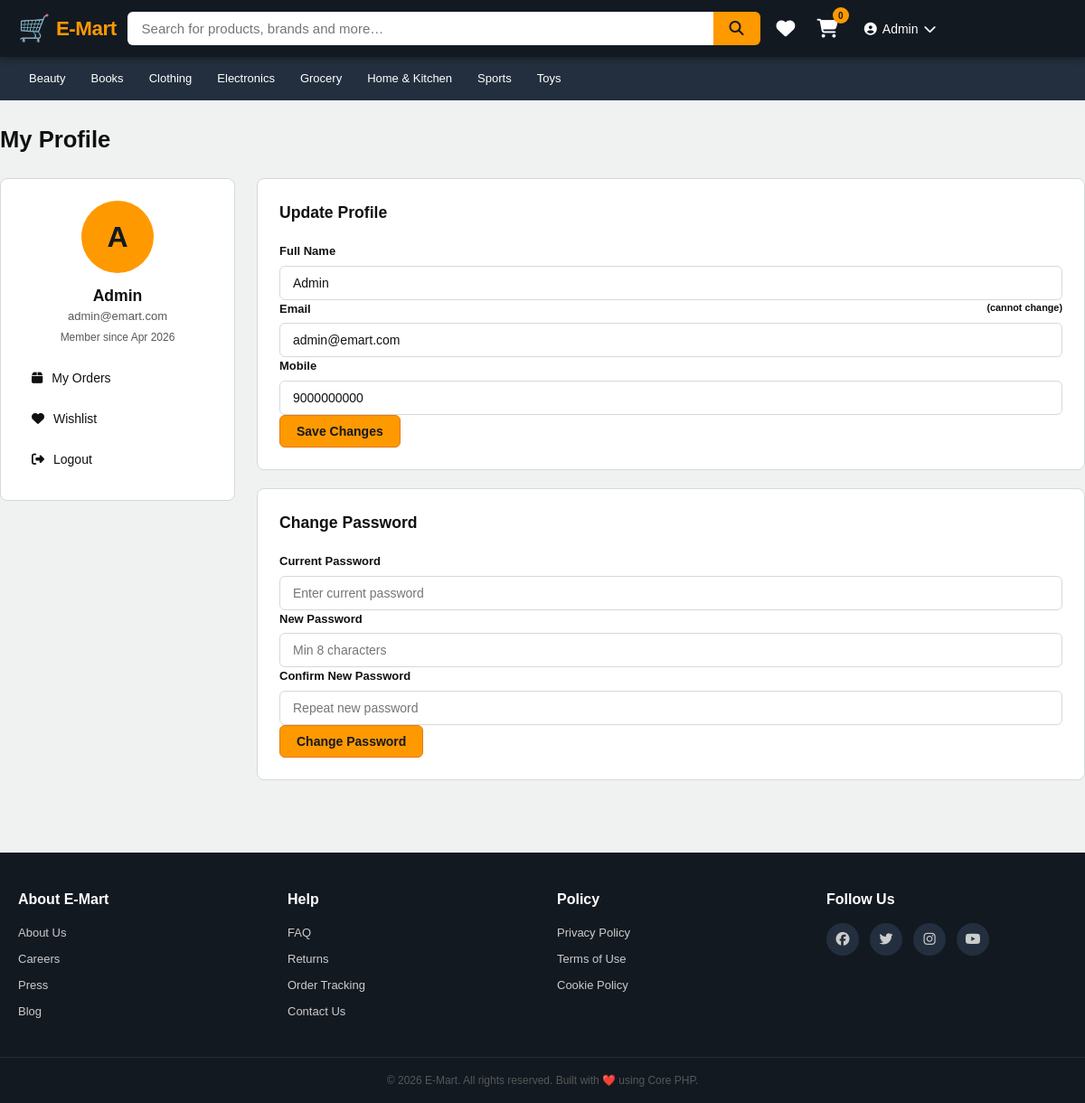
Screenshot of /user/profile.php (signed in) with the database file from the repository.
### tables this page shows
CREATE TABLE IF NOT EXISTS categories (
    id            INT AUTO_INCREMENT PRIMARY KEY,
    category_name VARCHAR(100) NOT NULL UNIQUE
);

CREATE TABLE IF NOT EXISTS users (
    id          INT AUTO_INCREMENT PRIMARY KEY,
    username    VARCHAR(100)        NOT NULL,
    email       VARCHAR(150)        NOT NULL UNIQUE,
    mobile      VARCHAR(15)         NOT NULL,
    password    VARCHAR(255)        NOT NULL,        
    role        ENUM('user','admin') DEFAULT 'user',
    otp         VARCHAR(10)         DEFAULT NULL,    
    otp_expiry  DATETIME            DEFAULT NULL,
    created_at  TIMESTAMP           DEFAULT CURRENT_TIMESTAMP
);

### includes/connection.php (called while the page is built, shortened)
<?php
function sanitize($data) {
    return htmlspecialchars(strip_tags(trim($data)), ENT_QUOTES, 'UTF-8');
}
function isLoggedIn() {
    return isset($_SESSION['user_id']);
}
function getCartCount($conn) {
    $uid  = $_SESSION['user_id'];
    $stmt = $conn->prepare("SELECT SUM(quantity) as total FROM cart WHERE user_id = ?");
    $stmt->bind_param("i", $uid);
    $stmt->execute();
    $res = $stmt->get_result()->fetch_assoc();
    return $res['total'] ?? 0;
}

### user/profile.php (the view, shortened to what this page needs)
<?php
require_once '../includes/connection.php';
$userId = (int)$_SESSION['user_id'];
$stmt = $conn->prepare("SELECT * FROM users WHERE id=? LIMIT 1");
$stmt->bind_param("i", $userId);
$stmt->execute();
$profile = $stmt->get_result()->fetch_assoc();
include '../includes/header.php';
?>
<div class="container profile-page">
    <h1 class="page-title">My Profile</h1>
    <div class="profile-layout">
        <div class="profile-sidebar">
            <div class="profile-avatar">
                <?= strtoupper(substr($profile['username'], 0, 1)) ?>
            </div>
            <div class="profile-name"><?= sanitize($profile['username']) ?></div>
            <div class="profile-email"><?= sanitize($profile['email']) ?></div>
            <div class="profile-member">
                Member since <?= date('M Y', strtotime($profile['created_at'])) ?>
            </div>
            <div class="profile-links">
                <a href="orders.php"><i class="fas fa-box"></i> My Orders</a>
                <a href="wishlist.php"><i class="fas fa-heart"></i> Wishlist</a>
                <a href="logout.php"><i class="fas fa-sign-out-alt"></i> Logout</a>
            </div>
        </div>
        <div class="profile-forms">
            <div class="profile-card">
                <h3>Update Profile</h3>
                <form method="POST">
                    <div class="form-group">
                        <label>Full Name</label>
                        <input type="text" name="username" required
                               value="<?= sanitize($profile['username']) ?>">
                    </div>
                    <div class="form-group">
                        <label>Email <small>(cannot change)</small></label>
                        <input type="email" value="<?= sanitize($profile['email']) ?>" disabled>
                    </div>
                    <div class="form-group">
                        <label>Mobile</label>
                        <input type="tel" name="mobile" maxlength="10" required
                               value="<?= sanitize($profile['mobile']) ?>">
                    </div>
                    <button type="submit" name="update_profile" class="btn btn-primary">
                        Save Changes
                    </button>
                </form>
            </div>
            <div class="profile-card">
                <h3>Change Password</h3>
                <form method="POST">
                    <div class="form-group">
                        <label>Current Password</label>
                        <input type="password" name="current_password" required
                               placeholder="Enter current password">
                    </div>
                    <div class="form-group">
                        <label>New Password</label>
                        <input type="password" name="new_password" required
                               placeholder="Min 8 characters">
                    </div>
                    <div class="form-group">
                        <label>Confirm New Password</label>
                        <input type="password" name="confirm_password" required
                               placeholder="Repeat new password">
                    </div>
                    <button type="submit" name="change_password" class="btn btn-primary">
                        Change Password
                    </button>
                </form>
            </div>
        </div>
    </div>
</div>
<?php include '../includes/footer.php'; ?>

### includes/header.php (shortened to what this page needs)
<?php
require_once __DIR__ . '/connection.php';
$cartCount = getCartCount($conn);
?>
<!DOCTYPE html>
<html lang="en">
<head>
    <link rel="stylesheet" href="<?= BASE_URL ?>assets/css/style.css">
    <link rel="stylesheet" href="https://cdnjs.cloudflare.com/ajax/libs/font-awesome/6.5.0/css/all.min.css">
</head>
<body>
<nav class="navbar">
    <div class="nav-brand">
        <a href="<?= BASE_URL ?>index.php">
            <span class="brand-logo">🛒</span>
            <span class="brand-name">E-Mart</span>
        </a>
    </div>
    <div class="search-wrapper">
        <input type="text" id="searchInput" placeholder="Search for products, brands and more…"
               autocomplete="off">
        <button class="search-btn"><i class="fas fa-search"></i></button>
    </div>
    <div class="nav-links">
        <?php if (isLoggedIn()): ?>
            <a href="<?= BASE_URL ?>user/wishlist.php" class="nav-icon" title="Wishlist">
                <i class="fas fa-heart"></i>
            </a>
            <a href="<?= BASE_URL ?>user/cart.php" class="nav-icon cart-icon" title="Cart">
                <i class="fas fa-shopping-cart"></i>
                <span class="cart-badge" id="cartBadge"><?= $cartCount ?></span>
            </a>
            <div class="nav-dropdown">
                <button class="nav-user-btn">
                    <i class="fas fa-user-circle"></i>
                    <?= sanitize($_SESSION['username']) ?>
                    <i class="fas fa-chevron-down"></i>
                </button>
            </div>
        <?php else: ?>
            <a href="<?= BASE_URL ?>user/login.php" class="btn btn-outline">Login</a>
            <a href="<?= BASE_URL ?>user/register.php" class="btn btn-primary">Sign Up</a>
        <?php endif; ?>
    </div>
</nav>
<div class="category-bar">
    <?php
    $cats = $conn->query("SELECT * FROM categories LIMIT 8");
    while ($c = $cats->fetch_assoc()):
    ?>
        <a href="<?= BASE_URL ?>index.php?category=<?= $c['id'] ?>"
           class="cat-link"><?= sanitize($c['category_name']) ?></a>
    <?php endwhile; ?>
</div>

### rows the page displays
categories: category_name "Beauty"
categories: category_name "Books"
categories: category_name "Clothing"
categories: category_name "Electronics"
categories: category_name "Grocery"
categories: category_name "Home & Kitchen"
categories: category_name "Sports"
categories: category_name "Toys"
users: username "A", username "Admin", email "admin@emart.com", created_at "Apr 2026", mobile "9000000000"

### other values shown
$cartCount "0"
$_SESSION['username'] "Admin"
SITE_NAME "E-Mart"
